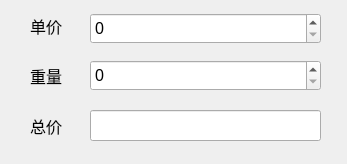
<?xml version="1.0" encoding="UTF-8"?>
<ui version="4.0">
 <class>Widget</class>
 <widget class="QWidget" name="Widget">
  <property name="geometry">
   <rect>
    <x>0</x>
    <y>0</y>
    <width>347</width>
    <height>164</height>
   </rect>
  </property>
  <property name="font">
   <font>
    <pointsize>12</pointsize>
   </font>
  </property>
  <property name="windowTitle">
   <string>Widget</string>
  </property>
  <widget class="QLabel" name="label">
   <property name="geometry">
    <rect>
     <x>30</x>
     <y>10</y>
     <width>51</width>
     <height>31</height>
    </rect>
   </property>
   <property name="text">
    <string>单价</string>
   </property>
  </widget>
  <widget class="QLabel" name="label_2">
   <property name="geometry">
    <rect>
     <x>30</x>
     <y>60</y>
     <width>51</width>
     <height>31</height>
    </rect>
   </property>
   <property name="text">
    <string>重量</string>
   </property>
  </widget>
  <widget class="QLabel" name="label_3">
   <property name="geometry">
    <rect>
     <x>30</x>
     <y>110</y>
     <width>51</width>
     <height>31</height>
    </rect>
   </property>
   <property name="text">
    <string>总价</string>
   </property>
  </widget>
  <widget class="QLineEdit" name="leTotal">
   <property name="geometry">
    <rect>
     <x>90</x>
     <y>110</y>
     <width>231</width>
     <height>31</height>
    </rect>
   </property>
  </widget>
  <widget class="QSpinBox" name="sbPrice">
   <property name="geometry">
    <rect>
     <x>90</x>
     <y>13</y>
     <width>231</width>
     <height>31</height>
    </rect>
   </property>
  </widget>
  <widget class="QSpinBox" name="sbWeight">
   <property name="geometry">
    <rect>
     <x>90</x>
     <y>60</y>
     <width>231</width>
     <height>31</height>
    </rect>
   </property>
  </widget>
 </widget>
 <resources/>
 <connections/>
</ui>
